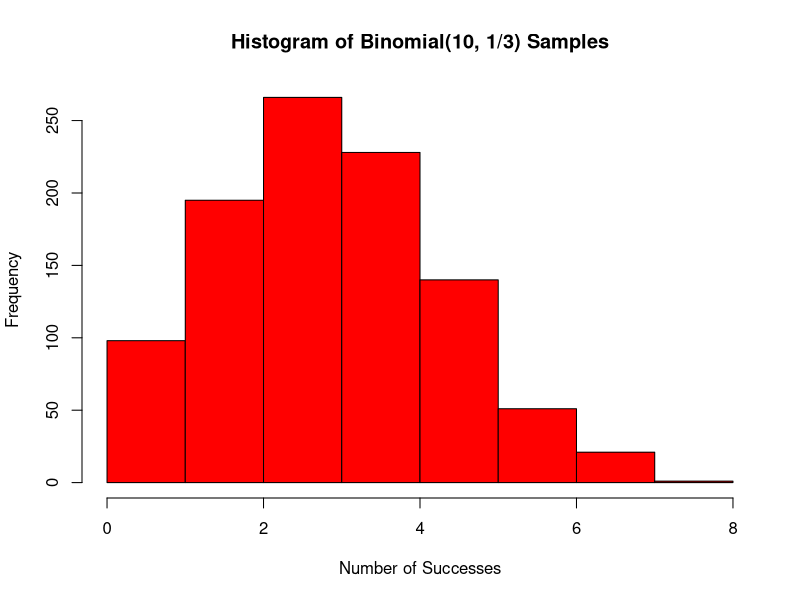

Recreate this plot in R.
#Setting parameters
set.seed (123)
n<- 10
p<- 1/3
n_value <- 1000

# Inversion method for Bernoulli(p)
bernoulli_inversion<- function(p){
  U<-runif(1)
  return(ifelse(U<p, 1, 0))
}

#Combination of inversion and transformation method for Binomial (n,p)
binomial_combined<- function(n, p, n_value){
  samples<- numeric (n_value)
  for(i in 1:n_value){
    trials<- replicate (n, bernoulli_inversion(p))
    samples[i] <- sum (trials)
  }
  return(samples)
}
  
  binomial_inv_trans<- binomial_combined(n,p,n_value)
  
  #Plot histogram of 1000 samples
  hist (binomial_inv_trans, breaks=10, col='red',main="Histogram of Binomial(10, 1/3) Samples",
        xlab="Number of Successes", ylab="Frequency", freq=TRUE)
